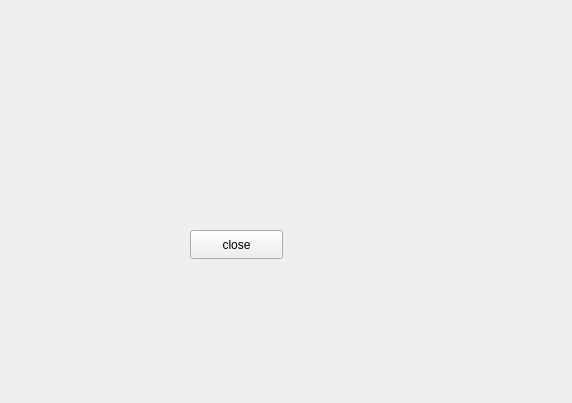
<?xml version="1.0" encoding="UTF-8"?>
<ui version="4.0">
 <class>Widget</class>
 <widget class="QWidget" name="Widget">
  <property name="geometry">
   <rect>
    <x>0</x>
    <y>0</y>
    <width>572</width>
    <height>403</height>
   </rect>
  </property>
  <property name="windowTitle">
   <string>Widget</string>
  </property>
  <widget class="QPushButton" name="pushButton">
   <property name="geometry">
    <rect>
     <x>190</x>
     <y>230</y>
     <width>93</width>
     <height>29</height>
    </rect>
   </property>
   <property name="text">
    <string>close</string>
   </property>
  </widget>
 </widget>
 <resources/>
 <connections/>
</ui>
